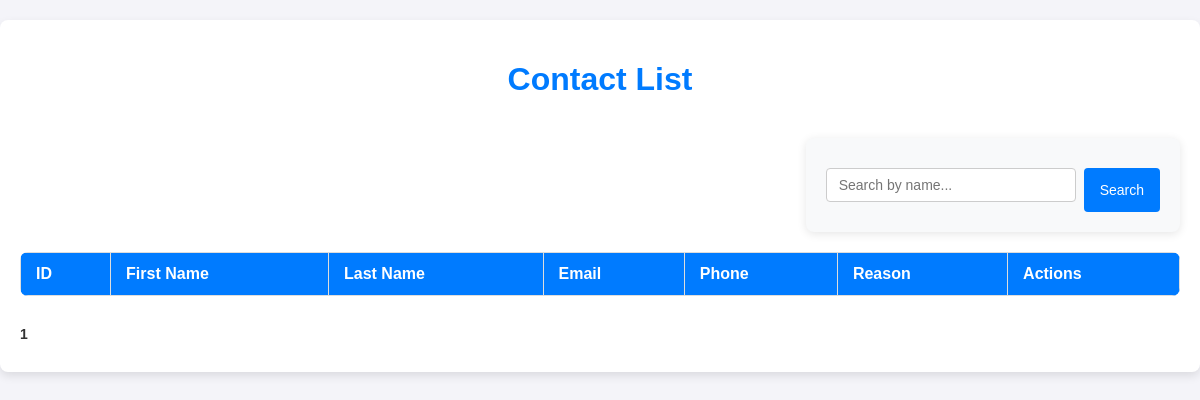
The page /admin/contacts on the database as committed earlier.
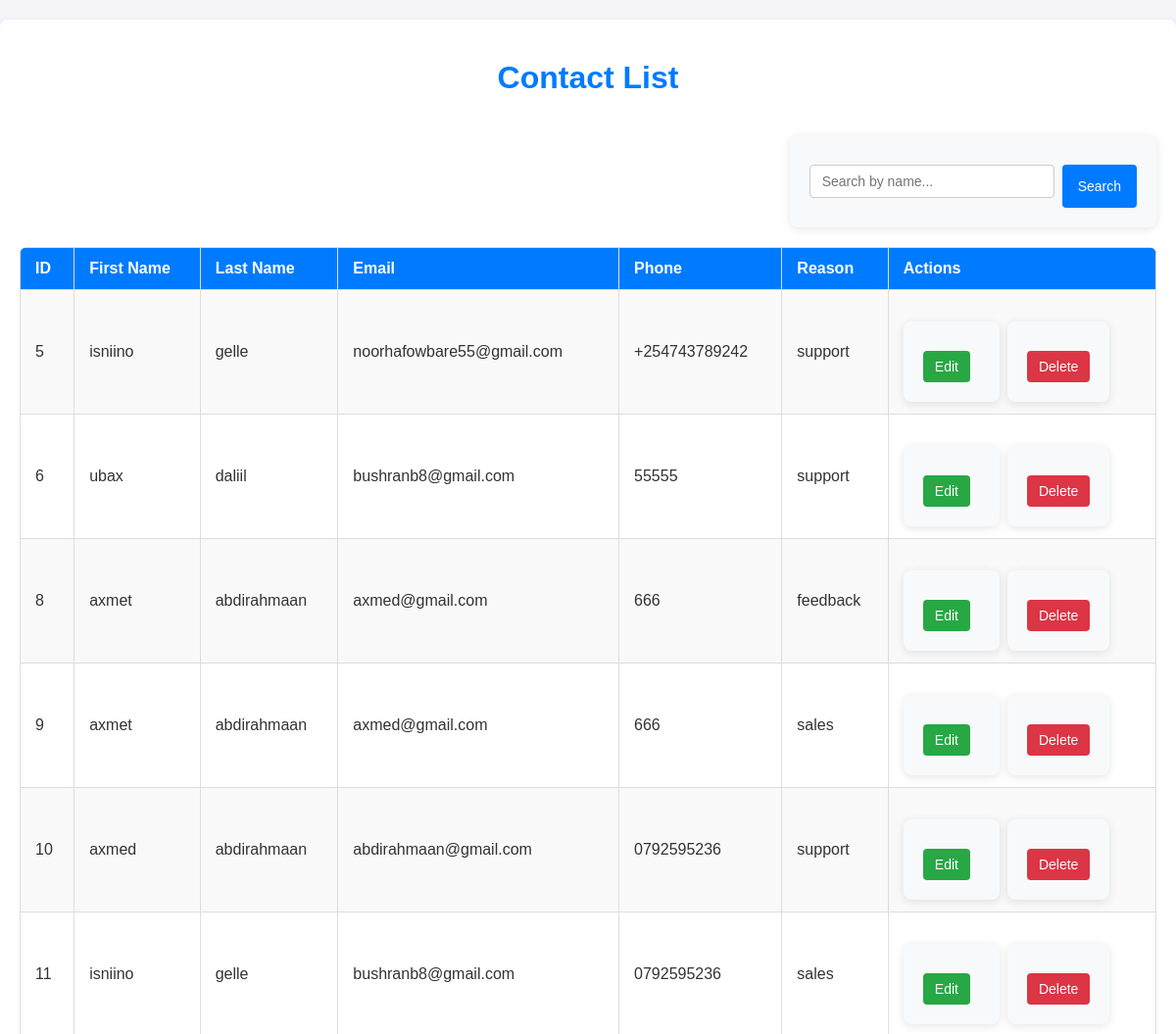
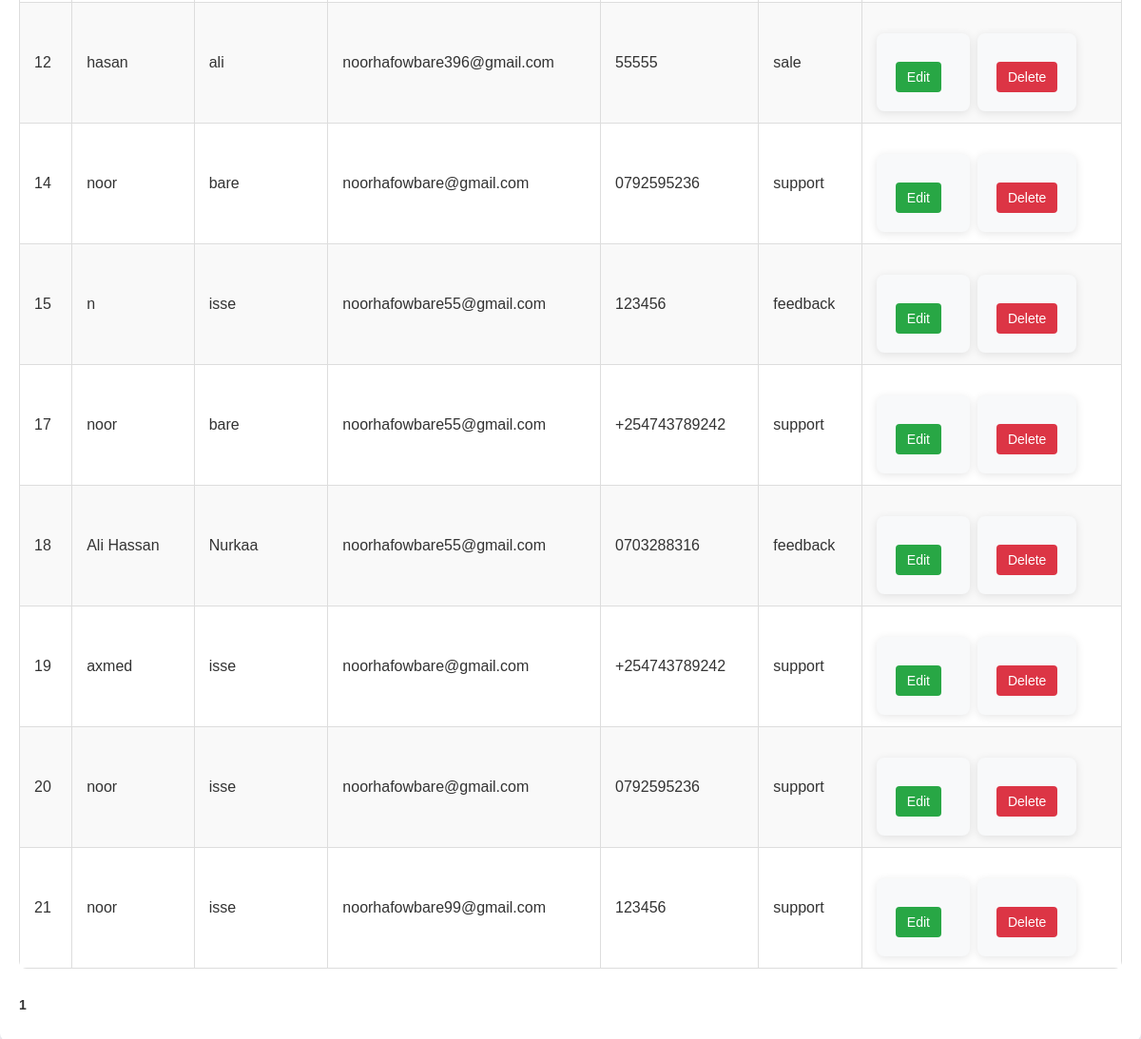
The same page on the database as committed later (2 pictures, top to bottom).
### tables this page shows
CREATE TABLE contacts (
                    id INTEGER PRIMARY KEY AUTOINCREMENT,
                    first_name TEXT NOT NULL,
                    last_name TEXT NOT NULL,
                    email TEXT NOT NULL,
                    phone TEXT NOT NULL,
                    reason TEXT NOT NULL
                );

### app.py (the view)
@app.route('/admin/contacts')
def view_contacts():
    search = request.args.get('search', '')
    page = request.args.get('page', 1, type=int)
    per_page = 40
    offset = (page - 1) * per_page
    conn = get_db_connection()
    query = 'SELECT * FROM contacts WHERE first_name LIKE ? OR last_name LIKE ? LIMIT ? OFFSET ?'
    search_param = f"%{search}%"
    contacts = conn.execute(query, (search_param, search_param, per_page, offset)).fetchall()
    total_query = 'SELECT COUNT(*) FROM contacts WHERE first_name LIKE ? OR last_name LIKE ?'
    total = conn.execute(total_query, (search_param, search_param)).fetchone()[0]
    conn.close()
    return render_template('contacts.html', contacts=contacts, page=page, per_page=per_page, total=total)

### app.py (called while the page is built)
def get_db_connection():
    conn = sqlite3.connect('database.db')
    conn.row_factory = sqlite3.Row
    return conn

### templates/contacts.html (shortened to what this page needs)
<!DOCTYPE html>
<html lang="en">
  <head>
    <link
      rel="stylesheet"
      href="{{ url_for('static', filename='css/admin.css') }}"
    />
    <link
      rel="stylesheet"
      href="{{ url_for('static', filename='css/contacts.css') }}"
    />
  </head>
  <body>
    <div class="container">
      <h1>Contact List</h1>
      <div class="search-container">
        <form action="{{ url_for('view_contacts') }}" method="GET">
          <input
            type="text"
            name="search"
            placeholder="Search by name..."
            value="{{ request.args.get('search', '') }}"
          />
          <button type="submit">Search</button>
        </form>
      </div>
      <table>
        <tr>
          <th>ID</th>
          <th>First Name</th>
          <th>Last Name</th>
          <th>Email</th>
          <th>Phone</th>
          <th>Reason</th>
          <th>Actions</th>
        </tr>
        {% for contact in contacts %}
        <tr>
          <td>{{ contact.id }}</td>
          <td>{{ contact.first_name }}</td>
          <td>{{ contact.last_name }}</td>
          <td>{{ contact.email }}</td>
          <td>{{ contact.phone }}</td>
          <td>{{ contact.reason }}</td>
          <td>
            <div class="actions">
              <form
                action="{{ url_for('edit_contact', id=contact.id) }}"
                method="GET"
                style="display: inline"
              >
                <button class="edit" type="submit">Edit</button>
              </form>
              <form
                action="{{ url_for('delete_contact', id=contact.id) }}"
                method="POST"
                style="display: inline"
                onsubmit="return confirm('Are you sure you want to delete this contact?');"
              >
                <button class="delete" type="submit">Delete</button>
              </form>
            </div>
          </td>
        </tr>
        {% endfor %}
      </table>
<div class="pagination">
  {% for p in range(1, (total // per_page) + 2) %}
    {% if p == page %}
      <span class="current-page">{{ p }}</span>
    {% else %}
      <a href="{{ url_for('view_contacts', page=p, search=request.args.get('search', '')) }}">{{ p }}</a>
    {% endif %}
  {% endfor %}
</div>
  </body>
</html>

### static/css/admin.css (style rules this page uses)
body { font-family: Arial, sans-serif; background-color: #f8f9fa; margin: 0; padding: 20px; }
.container { max-width: 1200px; margin: 0 auto; padding: 20px; background-color: white; border-radius: 8px; box-shadow: 0 2px 10px rgba(0, 0, 0, 0.1); }
table { width: 100%; border-collapse: collapse; margin-bottom: 20px; background-color: white; border-radius: 8px; overflow: hidden; }
table th, table td { padding: 15px; border: 1px solid #ddd; text-align: left; }
table th { background-color: #007bff; color: white; font-size: 16px; }
table tr:nth-child(even) { background-color: #f2f2f2; }
button.edit { background-color: #28a745; color: white; border: none; padding: 5px 8px; border-radius: 4px; cursor: pointer; margin-right: 10px; }
button.delete { background-color: #dc3545; color: white; border: none; padding: 5px 8px; border-radius: 4px; cursor: pointer; }
.actions { display: flex; justify-content: flex-start; align-items: center; }
.pagination .current-page { font-weight: bold; color: #333; }
form { margin-top: 20px; background-color: #f8f9fa; padding: 20px; border-radius: 8px; box-shadow: 0 2px 10px rgba(0, 0, 0, 0.1); }
form input, form select, form textarea { width: 100%; padding: 10px; margin: 10px 0; border: 1px solid #ddd; border-radius: 4px; box-sizing: border-box; }
form button { background-color: #007bff; color: white; padding: 12px 20px; border: none; border-radius: 4px; cursor: pointer; font-size: 16px; margin-top: 10px; }

### static/css/contacts.css (style rules this page uses)
body { font-family: "Arial", sans-serif; background-color: #f4f4f9; margin: 0; padding: 0; color: #333; }
.container { max-width: 1200px; margin: 20px auto; background: #fff; padding: 20px; border-radius: 8px; box-shadow: 0 4px 10px rgba(0, 0, 0, 0.1); }
h1 { text-align: center; font-size: 2rem; color: #007bff; margin-bottom: 20px; }
.search-container { margin-bottom: 20px; display: flex; justify-content: flex-end; }
.search-container form { display: flex; gap: 8px; }
.search-container input { padding: 8px 12px; font-size: 14px; border: 1px solid #ccc; border-radius: 4px; width: 250px; }
.search-container button { padding: 8px 16px; font-size: 14px; border: none; border-radius: 4px; background-color: #007bff; color: white; cursor: pointer; transition: background-color 0.3s ease; }
table { width: 100%; border-collapse: collapse; margin-bottom: 20px; }
table th, table td { text-align: left; padding: 12px 15px; border: 1px solid #ddd; }
table th { background-color: #007bff; color: white; font-weight: bold; }
table tr:nth-child(even) { background-color: #f9f9f9; }
.actions { display: flex; gap: 8px; }
.actions .edit, .actions .delete { padding: 8px 12px; font-size: 14px; border: none; border-radius: 4px; cursor: pointer; transition: transform 0.2s ease, background-color 0.3s ease; }
.actions .edit { background-color: #28a745; color: white; }
.actions .delete { background-color: #dc3545; color: white; }
.pagination { display: flex; justify-content: space-between; align-items: center; padding: 10px 0; font-size: 14px; }
.pagination span { color: #333; }

Rows that differ between the two databases and show on the page:
added contacts: id "5", first_name "isniino", last_name "gelle", email "noorhafowbare55@gmail.com", phone "+254743789242", reason "support"
added contacts: id "6", first_name "ubax", last_name "daliil", email "bushranb8@gmail.com", phone "55555", reason "support"
added contacts: id "8", first_name "axmet", last_name "abdirahmaan", email "axmed@gmail.com", phone "666", reason "feedback"
added contacts: id "9", first_name "axmet", last_name "abdirahmaan", email "axmed@gmail.com", phone "666", reason "sales"
added contacts: id "10", first_name "axmed", last_name "abdirahmaan", email "abdirahmaan@gmail.com", phone "0792595236", reason "support"
added contacts: id "11", first_name "isniino", last_name "gelle", email "bushranb8@gmail.com", phone "0792595236", reason "sales"
added contacts: id "12", first_name "hasan", last_name "ali", email "noorhafowbare396@gmail.com", phone "55555", reason "sale"
added contacts: id "14", first_name "noor", last_name "bare", email "noorhafowbare@gmail.com", phone "0792595236", reason "support"
added contacts: id "15", first_name "n", last_name "isse", email "noorhafowbare55@gmail.com", phone "123456", reason "feedback"
added contacts: id "17", first_name "noor", last_name "bare", email "noorhafowbare55@gmail.com", phone "+254743789242", reason "support"
added contacts: id "18", first_name "Ali Hassan", last_name "Nurkaa", email "noorhafowbare55@gmail.com", phone "0703288316", reason "feedback"
added contacts: id "19", first_name "axmed", last_name "isse", email "noorhafowbare@gmail.com", phone "+254743789242", reason "support"
added contacts: id "20", first_name "noor", last_name "isse", email "noorhafowbare@gmail.com", phone "0792595236", reason "support"
added contacts: id "21", first_name "noor", last_name "isse", email "noorhafowbare99@gmail.com", phone "123456", reason "support"
